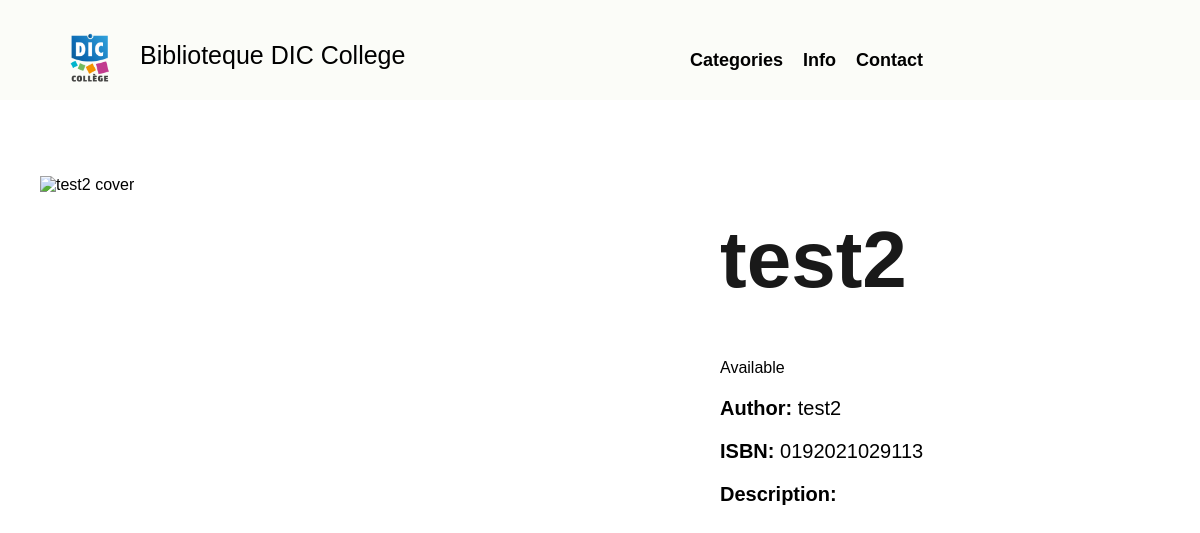
Screenshot of /Ciao/test2/ with the database file from the repository.
### app_folder/models.py (models this page shows, shortened)
class Book(models.Model):
    name = models.CharField(max_length=255, unique=True)
    slug = models.SlugField(unique=True, blank=True)
    author = models.CharField(max_length=255)
    publication_date = models.DateField()
    is_available = models.BooleanField(default=True)
    isbn= models.CharField(max_length=255, unique=True)
    category = models.ForeignKey(Category, related_name='books', on_delete=models.CASCADE)
    cover = models.ImageField(upload_to='covers/', max_length=255)

### app_folder/views.py (the view)
# urls.py: path('<str:category_name>/<str:book_slug>/', views.book_detail, name='book_detail'),  # Page for a specific book
def book_detail(request, book_slug, category_name):
    category = get_object_or_404(Category, name=category_name)
    book = get_object_or_404(Book, slug=book_slug)
    cover_url = f"http://covers.openlibrary.org/b/isbn{book.isbn}-L.jpg"
    return render(request, 'app_folder/book_detail.html', {'book': book,'cover_url' : cover_url})

### app_folder/templates/app_folder/book_detail.html (shortened to what this page needs)
{%load static %}
<!DOCTYPE html>
<html lang="en">
  <head>
    <link rel="stylesheet" href="{%static 'style.css'%}" />
  </head>
  <body>
    <header>
      <nav class="navbar">
        <div class="nav-left">
          <div class="logo-container">
            <img
              src="{% static 'images/DIC_logo.png' %}"
              alt="Website Logo"
              class="logo"
            />
          </div>
          <span class="nav-title">Biblioteque DIC College</span>
        </div>
        <div class="nav-right">
          <a href="#categories-section">Categories</a>
          <a href="#info">Info</a>
          <a href="#contact">Contact</a>
        </div>
      </nav>
    </header>
    <div class="book-container">
      <figure id="book-cover-container">
        <div class="book-cover">
          {% if cover_url %}
          <img
            src="{{ cover_url }}"
            alt="{{book.name}} cover "
          />
          {% else %}
          <p>No Cover Image Available</p>
          {% endif %}
        </div>
      </figure>
      <div class="book-info">
        <h1>{{ book.name }}</h1>
        <div class="book-status">
          <span class="status-text">
            {% if book.is_available %} Available {% else %} Unavailable {% endif %}
          </span>
        </div>
        <p><strong>Author:</strong> {{ book.author }}</p>
        <p><strong>ISBN:</strong> {{book.isbn}}</p>
        <p><strong>Description: </strong> {{ book.description }}</p>
      </div>
    </div>
  </body>
</html>

### app_folder/static/style.css (style rules this page uses)
:root { --light-blue: #00b0c7; --green: #073929; }
html { scroll-behavior: smooth; scroll-padding: 5rem; }
body, h1, h2, h3, p { font-family: "Montserrat", sans-serif; }
body { padding: 0; margin: 0; }
.navbar { display: flex; grid-template-columns: auto 1fr; grid-template-rows: 80px; align-items: center; padding: 0 0px; background-color: #fbfcf8; height: 100px; }
.nav-right { align-items: center; display: flex; justify-content: flex-end; padding-left: 20px; padding-right: 0; }
.nav-left { padding-left: 50px; align-items: center; display: flex; align-items: center; align-content: center; float: left; text-align: center; width: 50%; }
.nav-title { padding-top: 10px; font-size: 25px; color: black; font-weight: 500; font-family: "Montserrat", sans-serif; padding-left: 20px; }
.logo { padding-left: 20px; margin-right: 10px; width: 40px; height: auto; padding-top: 20px; }
.nav-right a { color: black; margin-left: 20px; text-decoration: none; font-size: 18px; font-weight: 600; align-items: center; align-self: center; padding-top: 20px; }
.book-container { display: flex; padding-top: 40px; }
.book-info h1 { font-size: 5rem; font-weight: 600; color: #191919; }
.book-info p { font-size: 20px; font-weight: 300px; text-align: left; }
.book-container { display: grid; grid-template-columns: 700px 1fr; gap: 20px; margin: 20px 0; }
.book-cover img { width: 700px !important; max-width: 100%; height: auto; object-fit: cover; }
.book-info { max-width: 600px; text-align: left; }

### rows the page displays
Book: name "test2", author "test2", isbn "0192021029113"
